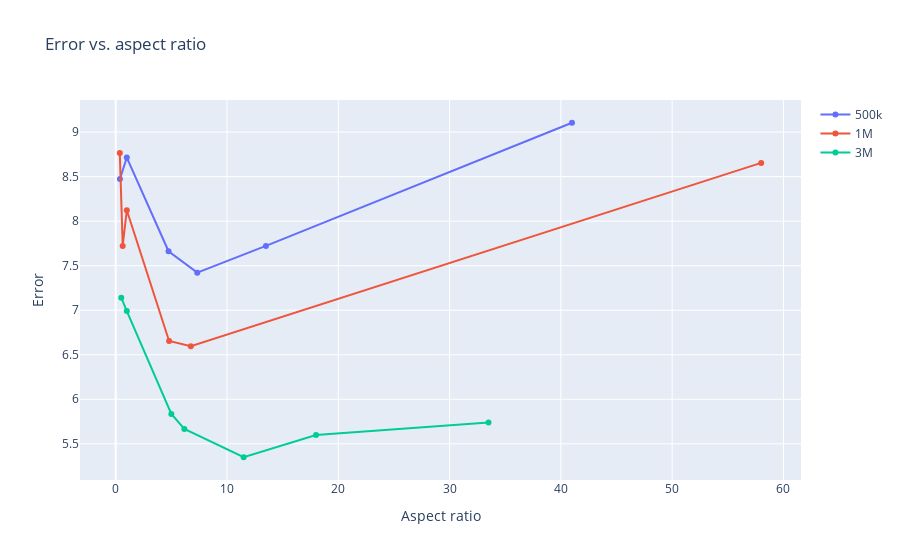

The code cell stored with this chart in its notebook:
### Code cell
fig = go.Figure()
fig.add_trace(go.Scatter(x=[0.38, 1, 4.75, 7.33, 13.5, 41], y=[8.474, 8.714, 7.662, 7.422, 7.722, 9.105], name='500k'))
fig.add_trace(go.Scatter(x=[0.37, 0.63, 1, 4.8, 6.75, 58], y=[8.764, 7.722, 8.123, 6.655, 6.596, 8.654], name='1M'))
fig.add_trace(go.Scatter(x=[0.5, 1, 5, 6.17, 11.5, 18, 33.5], y=[7.141, 6.991, 5.835, 5.667, 5.349, 5.599, 5.739], name='3M'))
fig.update_layout(
    title_text="Error vs. aspect ratio"
)
fig.update_xaxes(title_text="Aspect ratio")
fig.update_yaxes(title_text="Error")

### Figure 1 — Plotly figure (JSON) as saved in the notebook; plotly's stock layout.template omitted (floating-point values rounded to 4 significant figures)
{"data": [{"name": "500k", "type": "scatter", "x": [0.38, 1, 4.75, 7.33, 13.5, 41], "y": [8.474, 8.714, 7.662, 7.422, 7.722, 9.105]}, {"name": "1M", "type": "scatter", "x": [0.37, 0.63, 1, 4.8, 6.75, 58], "y": [8.764, 7.722, 8.123, 6.655, 6.596, 8.654]}, {"name": "3M", "type": "scatter", "x": [0.5, 1, 5, 6.17, 11.5, 18, 33.5], "y": [7.141, 6.991, 5.835, 5.667, 5.349, 5.599, 5.739]}], "layout": {"title": {"text": "Error vs. aspect ratio"}, "xaxis": {"title": {"text": "Aspect ratio"}}, "yaxis": {"title": {"text": "Error"}}}}
